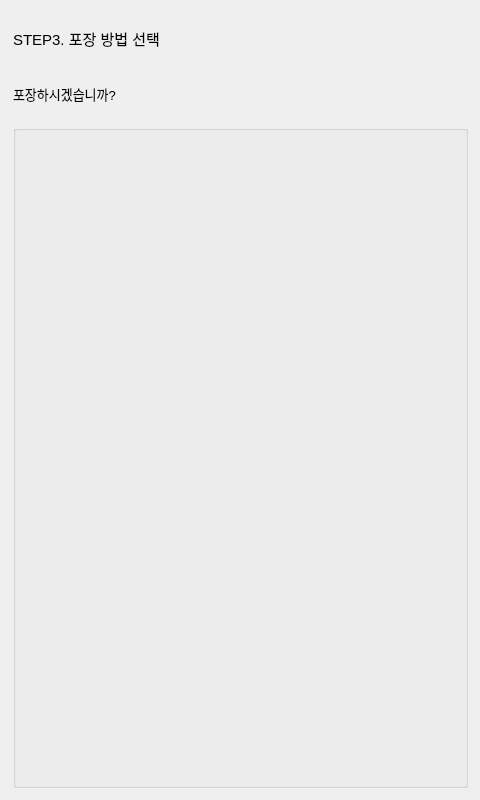
<?xml version="1.0" encoding="UTF-8"?>
<ui version="4.0">
 <class>Dialog</class>
 <widget class="QDialog" name="Dialog">
  <property name="geometry">
   <rect>
    <x>0</x>
    <y>0</y>
    <width>480</width>
    <height>800</height>
   </rect>
  </property>
  <property name="windowTitle">
   <string>Dialog</string>
  </property>
  <widget class="QWidget" name="verticalLayoutWidget">
   <property name="geometry">
    <rect>
     <x>0</x>
     <y>0</y>
     <width>481</width>
     <height>801</height>
    </rect>
   </property>
   <layout class="QGridLayout" name="gridLayout">
    <property name="sizeConstraint">
     <enum>QLayout::SetDefaultConstraint</enum>
    </property>
    <property name="leftMargin">
     <number>13</number>
    </property>
    <property name="topMargin">
     <number>13</number>
    </property>
    <property name="rightMargin">
     <number>13</number>
    </property>
    <property name="bottomMargin">
     <number>13</number>
    </property>
    <item row="0" column="0">
     <widget class="QLabel" name="labelMain">
      <property name="minimumSize">
       <size>
        <width>0</width>
        <height>50</height>
       </size>
      </property>
      <property name="maximumSize">
       <size>
        <width>16777215</width>
        <height>50</height>
       </size>
      </property>
      <property name="font">
       <font>
        <pointsize>11</pointsize>
       </font>
      </property>
      <property name="text">
       <string>STEP3. 포장 방법 선택</string>
      </property>
     </widget>
    </item>
    <item row="1" column="0">
     <widget class="QLabel" name="label">
      <property name="minimumSize">
       <size>
        <width>0</width>
        <height>50</height>
       </size>
      </property>
      <property name="maximumSize">
       <size>
        <width>16777215</width>
        <height>50</height>
       </size>
      </property>
      <property name="font">
       <font>
        <pointsize>10</pointsize>
       </font>
      </property>
      <property name="text">
       <string>포장하시겠습니까?</string>
      </property>
     </widget>
    </item>
    <item row="2" column="0">
     <widget class="QGroupBox" name="groupBox">
      <property name="title">
       <string/>
      </property>
      <layout class="QGridLayout" name="gridLayout_2">
       <item row="2" column="1">
        <spacer name="verticalSpacer_3">
         <property name="orientation">
          <enum>Qt::Vertical</enum>
         </property>
         <property name="sizeHint" stdset="0">
          <size>
           <width>20</width>
           <height>40</height>
          </size>
         </property>
        </spacer>
       </item>
       <item row="3" column="1">
        <widget class="QLabel" name="btnTakeout">
         <property name="minimumSize">
          <size>
           <width>240</width>
           <height>240</height>
          </size>
         </property>
         <property name="maximumSize">
          <size>
           <width>240</width>
           <height>240</height>
          </size>
         </property>
         <property name="text">
          <string/>
         </property>
        </widget>
       </item>
       <item row="1" column="0">
        <spacer name="horizontalSpacer_2">
         <property name="orientation">
          <enum>Qt::Horizontal</enum>
         </property>
         <property name="sizeHint" stdset="0">
          <size>
           <width>20</width>
           <height>20</height>
          </size>
         </property>
        </spacer>
       </item>
       <item row="1" column="2">
        <spacer name="horizontalSpacer">
         <property name="orientation">
          <enum>Qt::Horizontal</enum>
         </property>
         <property name="sizeHint" stdset="0">
          <size>
           <width>40</width>
           <height>20</height>
          </size>
         </property>
        </spacer>
       </item>
       <item row="1" column="1">
        <widget class="QLabel" name="btnEat">
         <property name="minimumSize">
          <size>
           <width>240</width>
           <height>240</height>
          </size>
         </property>
         <property name="maximumSize">
          <size>
           <width>240</width>
           <height>240</height>
          </size>
         </property>
         <property name="text">
          <string/>
         </property>
        </widget>
       </item>
       <item row="6" column="1">
        <spacer name="verticalSpacer">
         <property name="orientation">
          <enum>Qt::Vertical</enum>
         </property>
         <property name="sizeHint" stdset="0">
          <size>
           <width>20</width>
           <height>40</height>
          </size>
         </property>
        </spacer>
       </item>
       <item row="0" column="1">
        <spacer name="verticalSpacer_2">
         <property name="orientation">
          <enum>Qt::Vertical</enum>
         </property>
         <property name="sizeHint" stdset="0">
          <size>
           <width>20</width>
           <height>40</height>
          </size>
         </property>
        </spacer>
       </item>
       <item row="5" column="1">
        <widget class="QLabel" name="btnBack">
         <property name="minimumSize">
          <size>
           <width>240</width>
           <height>30</height>
          </size>
         </property>
         <property name="maximumSize">
          <size>
           <width>16777215</width>
           <height>30</height>
          </size>
         </property>
         <property name="text">
          <string/>
         </property>
         <property name="alignment">
          <set>Qt::AlignCenter</set>
         </property>
        </widget>
       </item>
       <item row="4" column="1">
        <spacer name="verticalSpacer_4">
         <property name="orientation">
          <enum>Qt::Vertical</enum>
         </property>
         <property name="sizeHint" stdset="0">
          <size>
           <width>20</width>
           <height>40</height>
          </size>
         </property>
        </spacer>
       </item>
      </layout>
     </widget>
    </item>
   </layout>
  </widget>
 </widget>
 <resources/>
 <connections/>
</ui>
